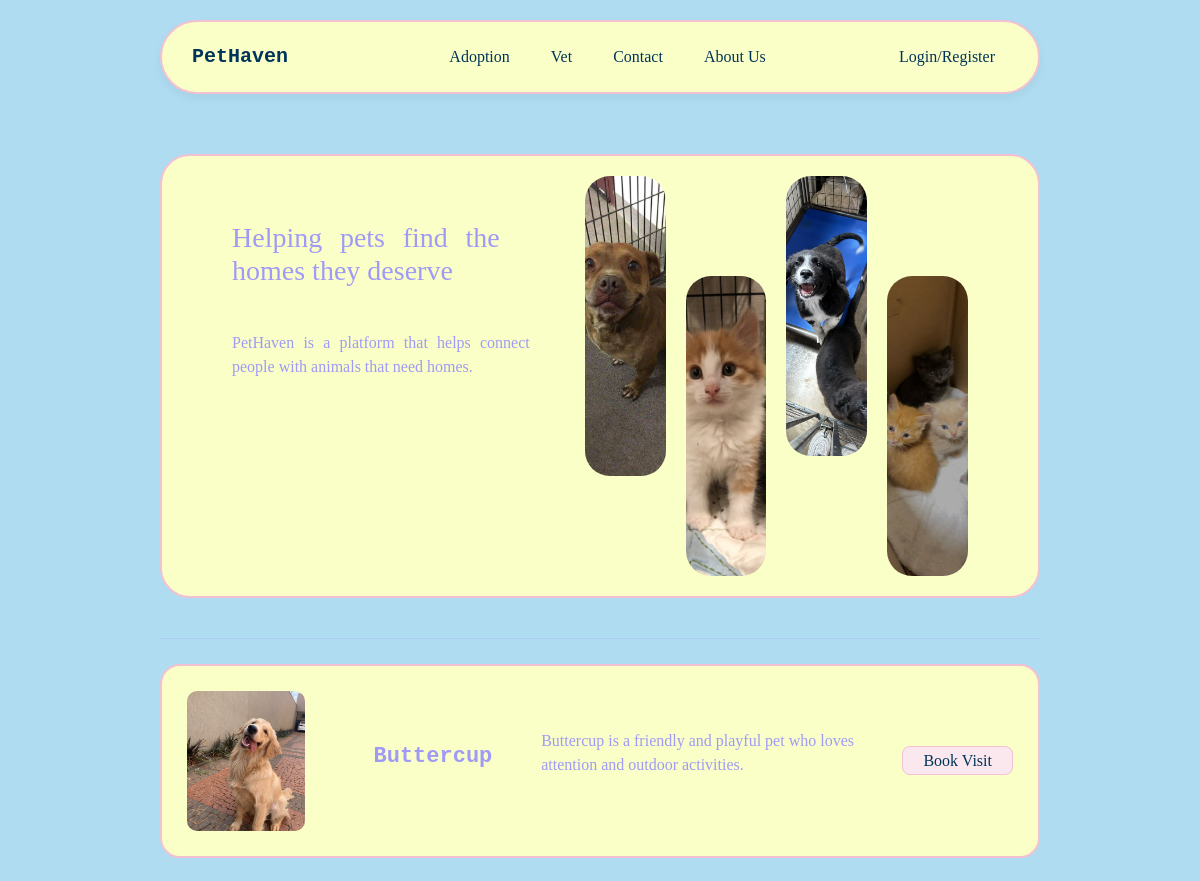
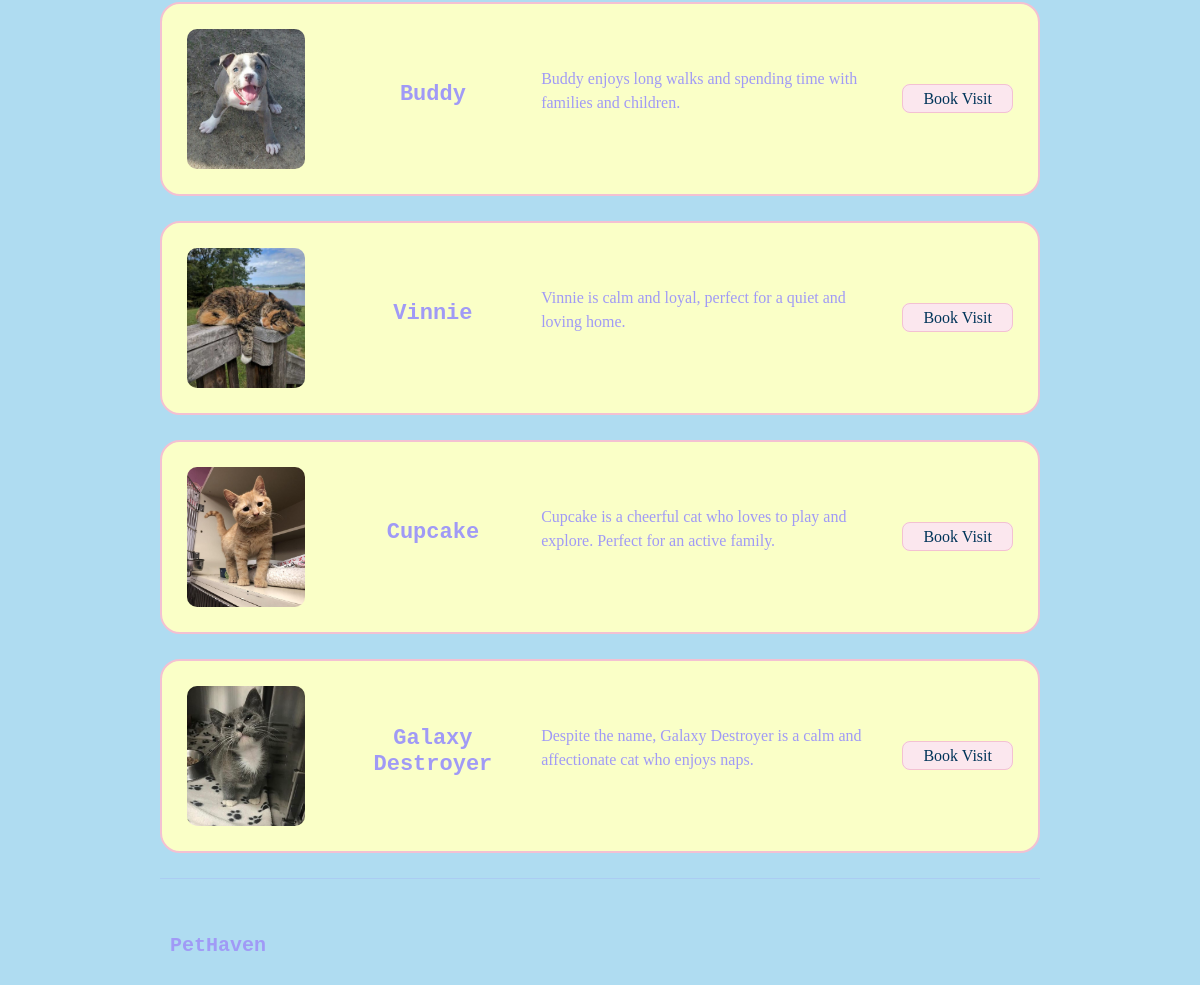
Screenshot of /index1.php with the database file from the repository (2 pictures, top to bottom).
### tables this page shows
CREATE TABLE `adoptableanimals` (
  `animal_id` int(11) NOT NULL,
  `name` varchar(100) NOT NULL,
  `species` varchar(255) NOT NULL,
  `desc` text NOT NULL,
  `img` varchar(255) NOT NULL,
  `vet_id` int(11) UNSIGNED DEFAULT NULL
);

### index1.php (the view, shortened to what this page needs)
<?php
$host     = 'localhost';
$dbName   = 'pet_database';
$username = 'root';
$password = '';
try {
    $pdo = new PDO("mysql:host=$host;dbname=$dbName;charset=utf8mb4", $username, $password, [
        PDO::ATTR_ERRMODE            => PDO::ERRMODE_EXCEPTION,
        PDO::ATTR_DEFAULT_FETCH_MODE => PDO::FETCH_ASSOC,
        PDO::ATTR_EMULATE_PREPARES   => false,
    ]);
    $stmt = $pdo->query("SELECT * FROM adoptableanimals");
    $petsList = $stmt->fetchAll();
} catch (PDOException $e) {
    die("Database connection failed: " . $e->getMessage());
}
?>
<!DOCTYPE html>
<html lang="en">
<head>
    <link href="https://cdn.jsdelivr.net/npm/bootstrap@5.3.2/dist/css/bootstrap.min.css" rel="stylesheet">
    <link rel="stylesheet" href="styles.css">
    <link rel="stylesheet" href="https://cdnjs.cloudflare.com/ajax/libs/font-awesome/6.5.1/css/all.min.css">
</head>
<body>
<div class="container">
    <nav class="navbar navbar-expand-lg">
        <a class="navbar-brand fw-bold" href="index.php">PetHaven</a>
        <div class="collapse navbar-collapse">
            <ul class="navbar-nav mx-auto">
                <li class="nav-item"><a class="nav-link" href="adoption.php">Adoption</a></li>
                <li class="nav-item"><a class="nav-link" href="vets.php">Vet</a></li>
                <li class="nav-item"><a class="nav-link" href="contact.php">Contact</a></li>
                <li class="nav-item"><a class="nav-link" href="about.php">About Us</a></li>
            </ul>
            <div class="d-flex align-items-center">
                <?php if (isset($_SESSION['user_logged_in']) && $_SESSION['user_logged_in'] === true): ?>
                    <div class="user-profile-badge" style="display: flex; align-items: center; gap: 15px;">
                        <span class="user-greeting">
                            <i class="fa-solid fa-circle-user fa-lg"></i> <?php echo htmlspecialchars($_SESSION['username']); ?>
                        </span>
                        <?php if (isset($_SESSION['user_role']) && $_SESSION['user_role'] === 'admin'): ?>
                            <a href="admin_dashboard.php" class="admin-badge-link">Admin Panel</a>
                        <?php endif; ?>
                        <a href="logout.php" class="logout-badge-link" title="Logout">
                            <i class="fa-solid fa-right-from-bracket"></i>
                        </a>
                    </div>
                <?php else: ?>
                    <a href="login.php">
                        <button class="btn">Login/Register</button>
                    </a>
                <?php endif; ?>
            </div>
        </div>
    </nav>
    <div class="hero-grid text-center">
        <div class="hero-text">
            <h3>Helping pets find the homes they deserve</h3>
            <p>PetHaven is a platform that helps connect people with animals that need homes.</p>
        </div>
        <div class="hero-box"><img src="pic1.jpg" alt="image"></div>
        <div class="hero-box1"><img src="pic2.jpg" alt="image"></div>
        <div class="hero-box"><img src="pic3.jpg" alt="image"></div>
        <div class="hero-box1"><img src="pic4.jpg" alt="image"></div>
    </div>
    <hr>
    <div id="petList">
        <?php foreach($petsList as $pet): ?>
            <div class="pet-card">
                <div class="row align-items-center">
                    <div class="col-md-2">
                        <img src="<?php echo htmlspecialchars($pet['img']); ?>" alt="Pet Image" class="img-fluid">
                    </div>
                    <div class="col-md-3 text-center">
                        <h5><?php echo htmlspecialchars($pet['name']); ?></h5>
                    </div>
                    <div class="col-md-5">
                        <p><?php echo htmlspecialchars($pet['desc']); ?></p>
                    </div>
                    <div class="col-md-2 text-end">
                        <a href="appointment.php?animal_id=<?php echo urlencode($pet['animal_id']); ?>" class="btn2">Book Visit</a>
                    </div>
                </div>
            </div>
        <?php endforeach; ?>
    </div>
    <hr>
    <div class="footer">
        <h5>PetHaven</h5>
        </div>
</div>
</body>
</html>

### styles.css (style rules this page uses)
body { background:#afdcf1; font-family:"Georgia", serif; color: #a09af6; }
.container { padding-left: 130px; padding-right: 130px; }
.navbar { background:#faffc7; border-radius:40px; padding:15px 30px; margin-top:20px; box-shadow:0 4px 10px rgba(0,0,0,0.05); border: 2px solid #f3c1d2; }
.navbar-brand { font-family: "Monaco", Monospace; color: #003459; }
.nav-item { padding-left: 25px; }
.navbar-nav .nav-link { padding: 5px 20px; border: 1px; border-radius: 8px; transition: all 0.2s ease; color: #003459; }
.hero-grid h3 { margin-top: 15%; margin-right: 30px; }
.hero-text { width: 70%; text-align: justify; margin-right: 35px; }
.hero-text p { padding-top: 35px; }
.hero-grid { font-family: "Georgia", serif; margin-top:60px; margin-bottom:40px; display:flex; justify-content:space-between; padding: 20px 70px; border: 2px solid #f3c1d2; border-radius: 30px; background-color: #faffc7; }
.hero-box { width:19%; display:flex; align-items:center; justify-content:center; margin-bottom: 100px; margin-left: 20px; }
.hero-box1 { width:19%; display:flex; align-items:center; justify-content:center; font-weight:bold; margin-top: 100px; margin-left: 20px; }
.hero-box img, .hero-box1 img { width:100%; height:100%; object-fit:cover; border-radius:25px; }
.hero-box:nth-child(2) { height:300px; }
.hero-box:nth-child(4) { height:280px; }
.pet-card { background:#faffc7; border-radius:20px; padding:25px; margin-top: 25px; margin-bottom:25px; transition:0.2s; border: 2px solid #f3c1d2; }
.pet-card img { width:180px; height:140px; object-fit:cover; border-radius:10px; }
.pet-card h5 { font-family: "Monaco", Monospace; font-size:22px; font-weight:600; padding-left: 20px; }
.btn { color: #003459; }
.btn2 { background-color: #fbe7ee; padding: 5px 20px; border: 1px solid #f3c1d2; border-radius: 8px; transition: all 0.2s ease; text-decoration: none; color: #003459; }
.footer { margin-top:25px; padding:30px 10px; }
.footer h5 { font-family: "Monaco", Monospace; margin-bottom:20px; font-weight: bold; }

### rows the page displays
adoptableanimals: img (picture), name "Buttercup", desc "Buttercup is a friendly and playful pet who loves attention and outdoor activities."
adoptableanimals: img (picture), name "Buddy", desc "Buddy enjoys long walks and spending time with families and children."
adoptableanimals: img (picture), name "Vinnie", desc "Vinnie is calm and loyal, perfect for a quiet and loving home."
adoptableanimals: img (picture), name "Cupcake", desc "Cupcake is a cheerful cat who loves to play and explore. Perfect for an active family."
adoptableanimals: img (picture), name "Galaxy Destroyer", desc "Despite the name, Galaxy Destroyer is a calm and affectionate cat who enjoys naps."
